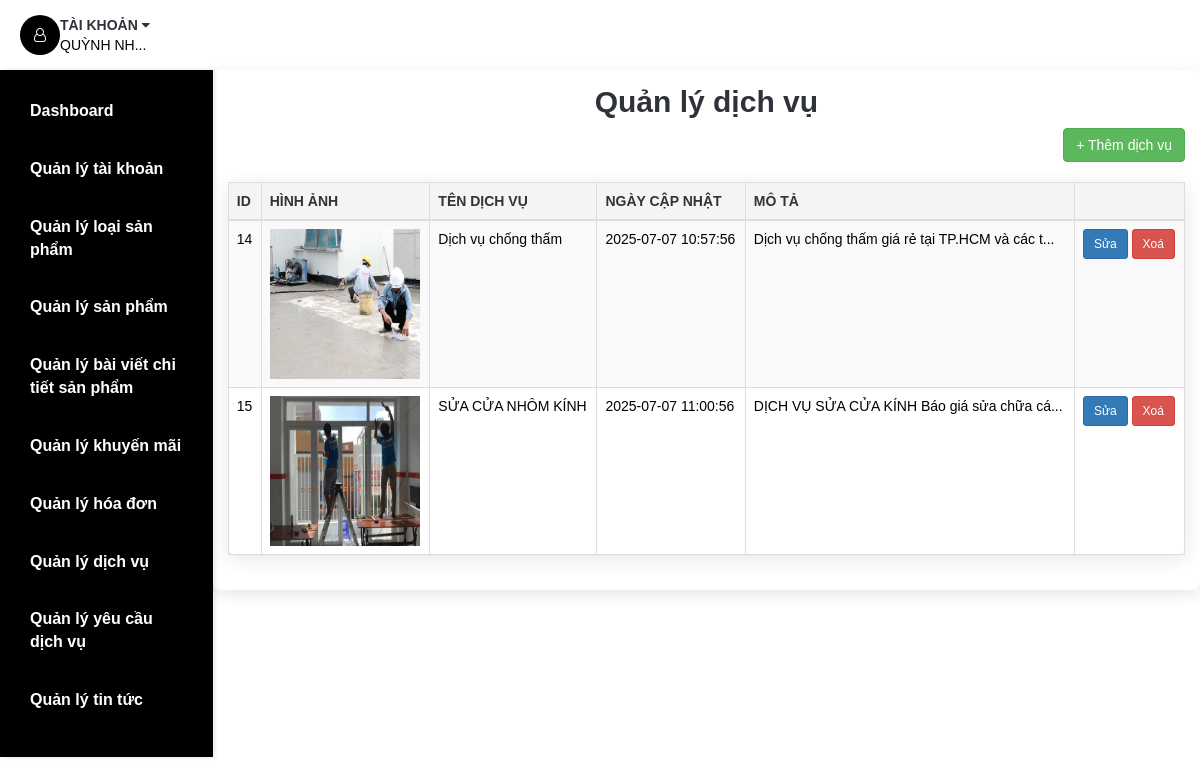
The page /admin/admin-services.php (signed in) on the database its author committed.
### tables this page shows
CREATE TABLE `usr` (
  `Email` varchar(255) NOT NULL,
  `Passwd` varchar(40) NOT NULL,
  `UsrName` varchar(255) NOT NULL,
  `PhoneNo` varchar(12) NOT NULL,
  `Address` varchar(255) NOT NULL,
  `Blocked` tinyint(1) NOT NULL,
  `Authentication` varchar(20) NOT NULL,
  `Verified` tinyint(1) NOT NULL DEFAULT 0,
  `VerifyCode` varchar(100) NOT NULL
);

CREATE TABLE `service` (
  `ServiceID` int(11) NOT NULL,
  `ServiceName` varchar(255) NOT NULL,
  `Description` text NOT NULL,
  `Imgsrc` varchar(50) NOT NULL,
  `Date` datetime NOT NULL
);

### DataProvider.php (called while the page is built, shortened)
<?php
class DataProvider
{
	public static function executeQuery($sql)
	{
		require ('connectiondata.inc');
		if (!($connection = mysqli_connect($hostName,$username,$password,$databaseName)))
			die ("couldn't connect to localhost");
		mysqli_set_charset($connection, "utf8");
		$result = mysqli_query($connection, $sql);
		return $result;
	}
}
?>

### admin/admin-services.php (the view, shortened to what this page needs)
<?php
require_once('../DataProvider.php');
?>
<!DOCTYPE html>
<html lang="en">
<head>
	<link type="text/css" rel="stylesheet" href="../css/bootstrap.min.css" />
	<link type="text/css" rel="stylesheet" href="../css/slick.css" />
	<link type="text/css" rel="stylesheet" href="../css/slick-theme.css" />
	<link type="text/css" rel="stylesheet" href="../css/nouislider.min.css" />
	<link rel="stylesheet" href="../css/font-awesome.min.css">
	<link type="text/css" rel="stylesheet" href="../css/style.css" />
	<link type="text/css" rel="stylesheet" href="../css/extrastyle.css">
	<link type="text/css" rel="stylesheet" href="../css/adminbonus.css">
</head>
<body>
	<header>
		<?php
			if($_SESSION['isLogin']==1)
			{
				require_once('../DataProvider.php');
				$sql="SELECT * FROM Usr WHERE Email='".$_SESSION['username']."'";
				$Usr=DataProvider::executeQuery($sql);
				$rowUsr=mysqli_fetch_array($Usr,MYSQLI_BOTH);
			}
		?>
		<div id="header">
			<div class="container">
				<div class="pull-right">
					<ul class="header-btns">
						<?php include('php/account.php'); ?>
					</ul>
				</div>
			</div>
		</div>
	</header>
<div class="section">
		<div class="container container-admin">
		<?php include('php/navigationUsr.php'); ?>
			<div class="row row-admin">
        <div class="col-md-12">
          <h2 class="admin-header text-center">Quản lý dịch vụ</h2>
          <div class="text-right mb-3">
            <a href="admin_add_service.php" class="btn btn-success">+ Thêm dịch vụ</a>
          </div>
          <table class="table table-bordered table-striped">
            <thead class="thead-dark">
              <tr>
                <th>ID</th>
                <th>Hình ảnh</th>
                <th>Tên dịch vụ</th>
                <th>Ngày cập nhật</th>
                <th>Mô tả</th>
                <th></th>
              </tr>
            </thead>
            <tbody>
              <?php
                $sql = "SELECT * FROM service";
                $result = DataProvider::executeQuery($sql);
                while ($row = mysqli_fetch_array($result, MYSQLI_ASSOC)) {
                  echo "<tr>";
                  echo "<td>{$row['ServiceID']}</td>";
                  echo "<td><img src='../img/" . htmlspecialchars($row["Imgsrc"]) . "' width='150px' height='150px' alt='" . htmlspecialchars($row["ServiceName"]) . "' class='service-img'></td>";
                  echo "<td>{$row['ServiceName']}</td>";
                  echo "<td>{$row['Date']}</td>";
                  echo "<td>" . substr(strip_tags($row['Description']), 0, 80) . "...</td>";
                  echo "<td>
							<a href='admin_edit_service.php?id={$row['ServiceID']}' class='btn btn-primary btn-sm btn-action'>Sửa</a>
							<a href='admin-services.php?delete_id={$row['ServiceID']}'
							class='btn btn-danger btn-sm btn-action'
							onclick=\"return confirm('Bạn có chắc chắn muốn xoá dịch vụ này?');\">
							Xoá</a>
						</td>";
                  echo "</tr>";
                }
              ?>
            </tbody>
          </table>
        </div>
      </div>
		</div>
	</div>
</body>
</html>

### admin/php/account.php (shortened to what this page needs)
<?php
    if($_SESSION['isLogin']==0)
    {
?>
<li class="header-account dropdown default-dropdown">
    <div class="dropdown-toggle" role="button" data-toggle="dropdown" aria-expanded="true">
        <div class="header-btns-icon">
            <i class="fa fa-user-o"></i>
        </div>
        <strong class="text-uppercase">Tài khoản <i class="fa fa-caret-down"></i></strong>
    </div>
    <a href="signin.php" class="text-uppercase">Đăng nhập</a>
    <ul class="custom-menu">
        <li><a href="signin.php"><i class="fa fa-unlock-alt"></i>Đăng nhập</a></li>
        <li><a href="signin.php"><i class="fa fa-user-plus"></i>Tạo tài khoản</a></li>
    </ul>
</li>
<?php
    }
    else
    {
?>
<li class="header-account dropdown default-dropdown">
    <div class="dropdown-toggle" role="button" data-toggle="dropdown" aria-expanded="true">
        <div class="header-btns-icon">
            <i class="fa fa-user-o"></i>
        </div>
        <strong class="text-uppercase">Tài khoản <i class="fa fa-caret-down"></i></strong>
    </div>
    <?php
        $UsrName=$rowUsr['UsrName'];
        if(strlen($UsrName)>9)
        $UsrName=mb_substr($UsrName,0,8,'UTF-8').'...';
        echo "<span class='text-uppercase'>$UsrName</span>";
    ?>
        <?php
            require_once('../DataProvider.php');
        ?>
</li>
<?php
    }
?>

### css/style.css (style rules this page uses)
body { font-family: 'Encode Sans Semi Condensed', sans-serif; font-family: 'Encode Sans Expanded', sans-serif; color: black; overflow-x: hidden; background-color: white; }
h1, h2, h3, h4, h5, h6 { color: #30323A; margin: 0 0 10px; font-weight: 700; }
a { color: #30323A; -webkit-transition: 0.3s color; transition: 0.3s color; }
strong { color: #30323A; }
ul, ol { margin: 0; padding: 0; list-style: none }
.section { padding-bottom: 30px; }
#header { top: 0; width: 100%; background-color: transparent; display: flex; align-items: center; justify-content: space-between; }
.pull-left, .pull-right { display: flex; align-items: center; }
.pull-right { margin: 0px 10px; }
.header-btns>li { display: inline-block; vertical-align: top; padding: 15px 10px; }
.header-btns>li .header-btns-icon { position: relative; float: left; width: 40px; height: 40px; line-height: 40px; text-align: center; color: white; border-radius: 20px; background-color: black; }
.header-btns .dropdown-toggle { display: block; cursor: pointer; }
html, body { font-family: "Roboto", sans-serif; margin: 0; padding: 0; height: 100%; scroll-snap-type: y mandatory; overflow-y: scroll; scroll-behavior:smooth; }

### css/adminbonus.css (style rules this page uses)
html, body { font-family: Arial, sans-serif; margin: 0; padding: 0px; height: 100%; overflow-x: hidden; }
.section { display: flex; padding: 0; }
.container { max-width: 100%; margin: 0; padding: 0; display: flex; flex: 1; height: 100%; }
table { width: 100%; border-collapse: collapse; margin-top: 20px; box-shadow: 0 4px 20px rgba(0, 0, 0, 0.1); border-radius: 8px; }
table, th, td { border: 1px solid #ddd; }
th, td { padding: 12px; text-align: left; font-family: 'Arial', sans-serif; }
th { background-color: #f4f4f4; font-weight: bold; color: #333; text-transform: uppercase; }
.container-admin { width: 100%; }
.container-admin .row-admin { margin: 0; width: 100%; }
.container-admin .row-admin > div { box-shadow: 0 4px 15px rgba(0, 0, 0, 0.1); border-radius: 8px; padding: 15px; }
* { transition: all 0.3s ease; }

### rows shown on the page
usr: UsrName "QUỲNH NH..."
service: ServiceID "14", Imgsrc (picture), ServiceName "Dịch vụ chống thấm", Date "2025-07-07 10:57:56", Description "Dịch vụ chống thấm giá rẻ tại TP.HCM và các t"
service: ServiceID "15", Imgsrc (picture), ServiceName "SỬA CỬA NHÔM KÍNH", Date "2025-07-07 11:00:56", Description "DỊCH VỤ SỬA CỬA KÍNH Báo giá sửa chữa cá"
